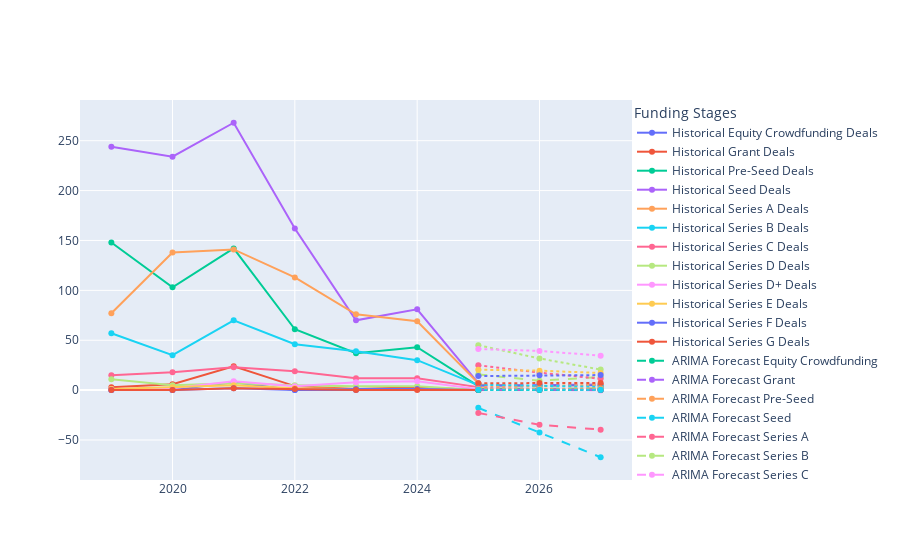

The code cell stored with this chart in its notebook:
### Markdown cell above
Funding Stages Forecast

### Code cell
import pandas as pd
import numpy as np
import plotly.graph_objects as go
from statsmodels.tsa.arima.model import ARIMA
from sklearn.linear_model import LogisticRegression

df = pd.read_csv("../data/deals_updated.csv")
df["date"] = pd.to_datetime(df["date"], errors="coerce")
df["amount"] = pd.to_numeric(df["amount"], errors="coerce")
df = df.dropna(subset=["date", "amount", "roundType"])
df["year"] = df["date"].dt.year

funding_stage_trends = df.groupby(["year", "roundType"]).size().unstack().fillna(0)

forecast_steps = 3  # Predict 3 years ahead
future_years = [2025, 2026, 2027]
stage_forecast = {}

for stage in funding_stage_trends.columns:
    model = ARIMA(funding_stage_trends[stage], order=(1, 1, 1))
    model_fit = model.fit()
    forecast = model_fit.forecast(steps=forecast_steps)
    stage_forecast[stage] = forecast

X = funding_stage_trends.index.values.reshape(-1, 1)  # Year as input
stage_probabilities = {}

for stage in funding_stage_trends.columns:
    y = funding_stage_trends[stage].values
    log_model = LogisticRegression()
    log_model.fit(X, y)
    future_X = np.array(future_years).reshape(-1, 1)
    prob_forecast = log_model.predict_proba(future_X)[:, 1]  # Probability of stage growth
    stage_probabilities[stage] = prob_forecast * max(y)  # Scale to deal volume

fig = go.Figure()

for stage in funding_stage_trends.columns:
    fig.add_trace(go.Scatter(
        x=funding_stage_trends.index,
        y=funding_stage_trends[stage],
        mode="lines+markers",
        name=f"Historical {stage} Deals"
    ))

for stage, forecast in stage_forecast.items():
    fig.add_trace(go.Scatter(
        x=future_years,
        y=forecast,
        mode="lines+markers",
        name=f"ARIMA Forecast {stage}",
        line=dict(dash="dash")
    ))

for stage, prob_forecast in stage_probabilities.items():
    fig.add_trace(go.Scatter(
        x=future_years,
        y=prob_forecast,
        mode="lines+markers",
        name=f"Logistic Forecast {stage}",
        line=dict(dash="dot")
    ))

fig.update_layout(
    legend=dict(
        title="Funding Stages",
        x=1,  # Position legend outside the plot
        y=1,
        xanchor="left",
        yanchor="top"
    )
)

# Show Interactive Graph
fig.show()

### Figure 1 — Plotly figure (JSON) as saved in the notebook; plotly's stock layout.template omitted (floating-point values rounded to 4 significant figures)
{"data": [{"mode": "lines+markers", "name": "Historical Equity Crowdfunding Deals", "type": "scatter", "x": [2019, 2020, 2021, 2022, 2023, 2024, 2025], "y": [0.0, 0.0, 8.0, 0.0, 0.0, 1.0, 0.0]}, {"mode": "lines+markers", "name": "Historical Grant Deals", "type": "scatter", "x": [2019, 2020, 2021, 2022, 2023, 2024, 2025], "y": [3.0, 6.0, 24.0, 4.0, 1.0, 3.0, 0.0]}, {"mode": "lines+markers", "name": "Historical Pre-Seed Deals", "type": "scatter", "x": [2019, 2020, 2021, 2022, 2023, 2024, 2025], "y": [148.0, 103.0, 142.0, 61.0, 37.0, 43.0, 4.0]}, {"mode": "lines+markers", "name": "Historical Seed Deals", "type": "scatter", "x": [2019, 2020, 2021, 2022, 2023, 2024, 2025], "y": [244.0, 234.0, 268.0, 162.0, 70.0, 81.0, 7.0]}, {"mode": "lines+markers", "name": "Historical Series A Deals", "type": "scatter", "x": [2019, 2020, 2021, 2022, 2023, 2024, 2025], "y": [77.0, 138.0, 141.0, 113.0, 76.0, 69.0, 7.0]}, {"mode": "lines+markers", "name": "Historical Series B Deals", "type": "scatter", "x": [2019, 2020, 2021, 2022, 2023, 2024, 2025], "y": [57.0, 35.0, 70.0, 46.0, 39.0, 30.0, 5.0]}, {"mode": "lines+markers", "name": "Historical Series C Deals", "type": "scatter", "x": [2019, 2020, 2021, 2022, 2023, 2024, 2025], "y": [15.0, 18.0, 23.0, 19.0, 12.0, 12.0, 3.0]}, {"mode": "lines+markers", "name": "Historical Series D Deals", "type": "scatter", "x": [2019, 2020, 2021, 2022, 2023, 2024, 2025], "y": [11.0, 5.0, 7.0, 5.0, 4.0, 4.0, 0.0]}, {"mode": "lines+markers", "name": "Historical Series D+ Deals", "type": "scatter", "x": [2019, 2020, 2021, 2022, 2023, 2024, 2025], "y": [1.0, 2.0, 9.0, 4.0, 8.0, 9.0, 1.0]}, {"mode": "lines+markers", "name": "Historical Series E Deals", "type": "scatter", "x": [2019, 2020, 2021, 2022, 2023, 2024, 2025], "y": [1.0, 3.0, 5.0, 2.0, 1.0, 1.0, 0.0]}, {"mode": "lines+markers", "name": "Historical Series F Deals", "type": "scatter", "x": [2019, 2020, 2021, 2022, 2023, 2024, 2025], "y": [0.0, 0.0, 2.0, 0.0, 1.0, 1.0, 0.0]}, {"mode": "lines+markers", "name": "Historical Series G Deals", "type": "scatter", "x": [2019, 2020, 2021, 2022, 2023, 2024, 2025], "y": [0.0, 0.0, 2.0, 1.0, 0.0, 0.0, 0.0]}, {"line": {"dash": "dash"}, "mode": "lines+markers", "name": "ARIMA Forecast Equity Crowdfunding", "type": "scatter", "x": [2025, 2026, 2027], "y": [1.476, 1.307, 1.326]}, {"line": {"dash": "dash"}, "mode": "lines+markers", "name": "ARIMA Forecast Grant", "type": "scatter", "x": [2025, 2026, 2027], "y": [4.551, 5.397, 5.554]}, {"line": {"dash": "dash"}, "mode": "lines+markers", "name": "ARIMA Forecast Pre-Seed", "type": "scatter", "x": [2025, 2026, 2027], "y": [5.479, 4.051, 5.43]}, {"line": {"dash": "dash"}, "mode": "lines+markers", "name": "ARIMA Forecast Seed", "type": "scatter", "x": [2025, 2026, 2027], "y": [-17.77, -42.53, -67.28]}, {"line": {"dash": "dash"}, "mode": "lines+markers", "name": "ARIMA Forecast Series A", "type": "scatter", "x": [2025, 2026, 2027], "y": [-22.84, -34.81, -39.61]}, {"line": {"dash": "dash"}, "mode": "lines+markers", "name": "ARIMA Forecast Series B", "type": "scatter", "x": [2025, 2026, 2027], "y": [15.74, 9.503, 13.13]}, {"line": {"dash": "dash"}, "mode": "lines+markers", "name": "ARIMA Forecast Series C", "type": "scatter", "x": [2025, 2026, 2027], "y": [1.093, 0.1561, -0.3046]}, {"line": {"dash": "dash"}, "mode": "lines+markers", "name": "ARIMA Forecast Series D", "type": "scatter", "x": [2025, 2026, 2027], "y": [2.337, 0.6731, 1.858]}, {"line": {"dash": "dash"}, "mode": "lines+markers", "name": "ARIMA Forecast Series D+", "type": "scatter", "x": [2025, 2026, 2027], "y": [4.655, 4.805, 4.811]}, {"line": {"dash": "dash"}, "mode": "lines+markers", "name": "ARIMA Forecast Series E", "type": "scatter", "x": [2025, 2026, 2027], "y": [0.1037, 0.04468, 0.07827]}, {"line": {"dash": "dash"}, "mode": "lines+markers", "name": "ARIMA Forecast Series F", "type": "scatter", "x": [2025, 2026, 2027], "y": [0.8565, 0.5304, 0.6545]}, {"line": {"dash": "dash"}, "mode": "lines+markers", "name": "ARIMA Forecast Series G", "type": "scatter", "x": [2025, 2026, 2027], "y": [0.2557, 0.3381, 0.3647]}, {"line": {"dash": "dot"}, "mode": "lines+markers", "name": "Logistic Forecast Equity Crowdfunding", "type": "scatter", "x": [2025, 2026, 2027], "y": [3.012, 4.136, 5.238]}, {"line": {"dash": "dot"}, "mode": "lines+markers", "name": "Logistic Forecast Grant", "type": "scatter", "x": [2025, 2026, 2027], "y": [5.466, 4.516, 3.273]}, {"line": {"dash": "dot"}, "mode": "lines+markers", "name": "Logistic Forecast Pre-Seed", "type": "scatter", "x": [2025, 2026, 2027], "y": [24.88, 17.53, 11.39]}, {"line": {"dash": "dot"}, "mode": "lines+markers", "name": "Logistic Forecast Seed", "type": "scatter", "x": [2025, 2026, 2027], "y": [45.05, 31.74, 20.62]}, {"line": {"dash": "dot"}, "mode": "lines+markers", "name": "Logistic Forecast Series A", "type": "scatter", "x": [2025, 2026, 2027], "y": [41.2, 39.29, 34.55]}, {"line": {"dash": "dot"}, "mode": "lines+markers", "name": "Logistic Forecast Series B", "type": "scatter", "x": [2025, 2026, 2027], "y": [20.45, 19.5, 17.15]}, {"line": {"dash": "dot"}, "mode": "lines+markers", "name": "Logistic Forecast Series C", "type": "scatter", "x": [2025, 2026, 2027], "y": [14.09, 14.79, 15.09]}, {"line": {"dash": "dot"}, "mode": "lines+markers", "name": "Logistic Forecast Series D", "type": "scatter", "x": [2025, 2026, 2027], "y": [6.841, 7.146, 7.261]}, {"line": {"dash": "dot"}, "mode": "lines+markers", "name": "Logistic Forecast Series D+", "type": "scatter", "x": [2025, 2026, 2027], "y": [0.226, 0.1335, 0.07783]}, {"line": {"dash": "dot"}, "mode": "lines+markers", "name": "Logistic Forecast Series E", "type": "scatter", "x": [2025, 2026, 2027], "y": [1.722, 1.087, 0.588]}, {"line": {"dash": "dot"}, "mode": "lines+markers", "name": "Logistic Forecast Series F", "type": "scatter", "x": [2025, 2026, 2027], "y": [1.2, 1.427, 1.61]}, {"line": {"dash": "dot"}, "mode": "lines+markers", "name": "Logistic Forecast Series G", "type": "scatter", "x": [2025, 2026, 2027], "y": [0.2852, 0.2851, 0.2849]}], "layout": {"legend": {"title": {"text": "Funding Stages"}, "x": 1, "xanchor": "left", "y": 1, "yanchor": "top"}}}
